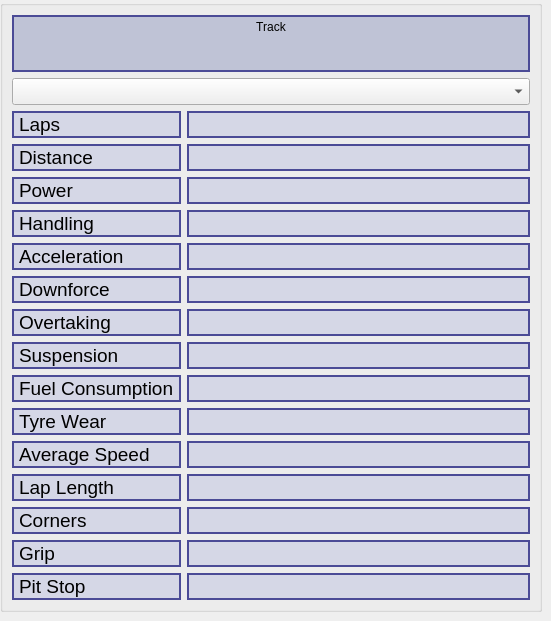
      <widget class="QWidget" name="TrackTab">
       <property name="contextMenuPolicy">
        <enum>Qt::PreventContextMenu</enum>
       </property>
       <property name="layoutDirection">
        <enum>Qt::LeftToRight</enum>
       </property>
       <property name="styleSheet">
        <string notr="true">QTableCornerButton {
	color: rgba(255, 255, 255, 0);
	alternate-background-color: rgba(255, 255, 255, 0);
	background-color: rgba(255, 255, 255, 0);
	border-color: rgba(255, 255, 255, 0);
	gridline-color: rgba(255, 255, 255, 0);
	selection-color: rgba(255, 255, 255, 0);
	selection-background-color: rgba(255, 255, 255, 0);
}

QHeaderView {
	gridline-color: rgba(25, 100, 25, 199);
	selection-color: rgba(50, 0, 150, 200);
	background: qlineargradient(x1: 0, y1: 0, x2: 0, y2: 1, stop: 0
	#6ea1f1, stop: 1 #567dbc);
	color: rgba(50, 0, 150, 200);
	border: 2px solid rgba(75, 75, 150, 150);
	padding: 1px
}

QLineEdit {
	background-color: rgba(200, 100, 100, 50);
}

QLineEdit:hover{
	color: rgb(35, 35, 75);
	border: 2px solid rgb(75, 75, 150); 
	background-color: rgba(25, 150, 25, 101);
}

QLabel {
	font: 25 14pt &quot;Ubuntu&quot;;
	background-color: rgba(5, 25, 170, 25);
	border: 2px solid rgb(75, 75, 150); 
}</string>
       </property>
       <attribute name="title">
        <string>Track</string>
       </attribute>
       <widget class="TrackGroupBox" name="track_group_box">
        <property name="geometry">
         <rect>
          <x>0</x>
          <y>0</y>
          <width>542</width>
          <height>612</height>
         </rect>
        </property>
        <property name="sizePolicy">
         <sizepolicy hsizetype="Preferred" vsizetype="Preferred">
          <horstretch>0</horstretch>
          <verstretch>0</verstretch>
         </sizepolicy>
        </property>
        <property name="minimumSize">
         <size>
          <width>542</width>
          <height>612</height>
         </size>
        </property>
        <property name="baseSize">
         <size>
          <width>0</width>
          <height>0</height>
         </size>
        </property>
        <property name="font">
         <font>
          <pointsize>20</pointsize>
         </font>
        </property>
        <property name="mouseTracking">
         <bool>true</bool>
        </property>
        <property name="focusPolicy">
         <enum>Qt::NoFocus</enum>
        </property>
        <property name="contextMenuPolicy">
         <enum>Qt::PreventContextMenu</enum>
        </property>
        <property name="title">
         <string/>
        </property>
        <property name="alignment">
         <set>Qt::AlignCenter</set>
        </property>
        <property name="flat">
         <bool>false</bool>
        </property>
        <layout class="QHBoxLayout" name="horizontalLayout_5" stretch="3">
         <property name="sizeConstraint">
          <enum>QLayout::SetDefaultConstraint</enum>
         </property>
         <item>
          <layout class="QVBoxLayout" name="verticalLayout_3">
           <property name="sizeConstraint">
            <enum>QLayout::SetDefaultConstraint</enum>
           </property>
           <item>
            <widget class="QLabel" name="track_list_label">
             <property name="styleSheet">
              <string notr="true">QLabel {
	font: 25 14pt &quot;Ubuntu&quot;;
	background-color: rgba(5, 25, 120, 50);
}</string>
             </property>
             <property name="text">
              <string>Track</string>
             </property>
             <property name="alignment">
              <set>Qt::AlignHCenter|Qt::AlignTop</set>
             </property>
            </widget>
           </item>
           <item>
            <widget class="QComboBox" name="track_list_combo_box">
             <property name="font">
              <font>
               <pointsize>12</pointsize>
              </font>
             </property>
             <property name="focusPolicy">
              <enum>Qt::TabFocus</enum>
             </property>
            </widget>
           </item>
           <item>
            <layout class="QHBoxLayout" name="horizontalLayout">
             <property name="sizeConstraint">
              <enum>QLayout::SetMinimumSize</enum>
             </property>
             <item>
              <layout class="QVBoxLayout" name="verticalLayout">
               <property name="sizeConstraint">
                <enum>QLayout::SetMinimumSize</enum>
               </property>
               <item>
                <widget class="QLabel" name="laps_text">
                 <property name="font">
                  <font>
                   <family>Ubuntu</family>
                   <pointsize>14</pointsize>
                   <weight>3</weight>
                   <italic>false</italic>
                   <bold>false</bold>
                  </font>
                 </property>
                 <property name="text">
                  <string>Laps</string>
                 </property>
                </widget>
               </item>
               <item>
                <widget class="QLabel" name="distance_text">
                 <property name="font">
                  <font>
                   <family>Ubuntu</family>
                   <pointsize>14</pointsize>
                   <weight>3</weight>
                   <italic>false</italic>
                   <bold>false</bold>
                  </font>
                 </property>
                 <property name="text">
                  <string>Distance</string>
                 </property>
                </widget>
               </item>
               <item>
                <widget class="QLabel" name="power_text">
                 <property name="font">
                  <font>
                   <family>Ubuntu</family>
                   <pointsize>14</pointsize>
                   <weight>3</weight>
                   <italic>false</italic>
                   <bold>false</bold>
                  </font>
                 </property>
                 <property name="text">
                  <string>Power</string>
                 </property>
                </widget>
               </item>
               <item>
                <widget class="QLabel" name="handling_text">
                 <property name="font">
                  <font>
                   <family>Ubuntu</family>
                   <pointsize>14</pointsize>
                   <weight>3</weight>
                   <italic>false</italic>
                   <bold>false</bold>
                  </font>
                 </property>
                 <property name="text">
                  <string>Handling</string>
                 </property>
                </widget>
               </item>
               <item>
                <widget class="QLabel" name="acceleration_text">
                 <property name="font">
                  <font>
                   <family>Ubuntu</family>
                   <pointsize>14</pointsize>
                   <weight>3</weight>
                   <italic>false</italic>
                   <bold>false</bold>
                  </font>
                 </property>
                 <property name="text">
                  <string>Acceleration</string>
                 </property>
                </widget>
               </item>
               <item>
                <widget class="QLabel" name="downforce_text">
                 <property name="font">
                  <font>
                   <family>Ubuntu</family>
                   <pointsize>14</pointsize>
                   <weight>3</weight>
                   <italic>false</italic>
                   <bold>false</bold>
                  </font>
                 </property>
                 <property name="text">
                  <string>Downforce</string>
                 </property>
                </widget>
               </item>
               <item>
                <widget class="QLabel" name="overtaking_text">
                 <property name="font">
                  <font>
                   <family>Ubuntu</family>
                   <pointsize>14</pointsize>
                   <weight>3</weight>
                   <italic>false</italic>
                   <bold>false</bold>
                  </font>
                 </property>
                 <property name="text">
                  <string>Overtaking</string>
                 </property>
                </widget>
               </item>
               <item>
                <widget class="QLabel" name="suspension_text">
                 <property name="font">
                  <font>
                   <family>Ubuntu</family>
                   <pointsize>14</pointsize>
                   <weight>3</weight>
                   <italic>false</italic>
                   <bold>false</bold>
                  </font>
                 </property>
                 <property name="text">
                  <string>Suspension</string>
                 </property>
                </widget>
               </item>
               <item>
                <widget class="QLabel" name="fuel_consumption_text">
                 <property name="font">
                  <font>
                   <family>Ubuntu</family>
                   <pointsize>14</pointsize>
                   <weight>3</weight>
                   <italic>false</italic>
                   <bold>false</bold>
                  </font>
                 </property>
                 <property name="text">
                  <string>Fuel Consumption</string>
                 </property>
                </widget>
               </item>
               <item>
                <widget class="QLabel" name="tyre_wear_text">
                 <property name="font">
                  <font>
                   <family>Ubuntu</family>
                   <pointsize>14</pointsize>
                   <weight>3</weight>
                   <italic>false</italic>
                   <bold>false</bold>
                  </font>
                 </property>
                 <property name="text">
                  <string>Tyre Wear</string>
                 </property>
                </widget>
               </item>
               <item>
                <widget class="QLabel" name="avg_speed_text">
                 <property name="font">
                  <font>
                   <family>Ubuntu</family>
                   <pointsize>14</pointsize>
                   <weight>3</weight>
                   <italic>false</italic>
                   <bold>false</bold>
                  </font>
                 </property>
                 <property name="text">
                  <string>Average Speed</string>
                 </property>
                </widget>
               </item>
               <item>
                <widget class="QLabel" name="lap_length_text">
                 <property name="font">
                  <font>
                   <family>Ubuntu</family>
                   <pointsize>14</pointsize>
                   <weight>3</weight>
                   <italic>false</italic>
                   <bold>false</bold>
                  </font>
                 </property>
                 <property name="text">
                  <string>Lap Length</string>
                 </property>
                </widget>
               </item>
               <item>
                <widget class="QLabel" name="corners_text">
                 <property name="font">
                  <font>
                   <family>Ubuntu</family>
                   <pointsize>14</pointsize>
                   <weight>3</weight>
                   <italic>false</italic>
                   <bold>false</bold>
                  </font>
                 </property>
                 <property name="text">
                  <string>Corners</string>
                 </property>
                </widget>
               </item>
               <item>
                <widget class="QLabel" name="grip_text">
                 <property name="font">
                  <font>
                   <family>Ubuntu</family>
                   <pointsize>14</pointsize>
                   <weight>3</weight>
                   <italic>false</italic>
                   <bold>false</bold>
                  </font>
                 </property>
                 <property name="text">
                  <string>Grip</string>
                 </property>
                </widget>
               </item>
               <item>
                <widget class="QLabel" name="pit_stop_text">
                 <property name="font">
                  <font>
                   <family>Ubuntu</family>
                   <pointsize>14</pointsize>
                   <weight>3</weight>
                   <italic>false</italic>
                   <bold>false</bold>
                  </font>
                 </property>
                 <property name="text">
                  <string>Pit Stop</string>
                 </property>
                </widget>
               </item>
              </layout>
             </item>
             <item>
              <layout class="QVBoxLayout" name="verticalLayout_2">
               <item>
                <widget class="QLabel" name="laps_value">
                 <property name="sizePolicy">
                  <sizepolicy hsizetype="MinimumExpanding" vsizetype="Preferred">
                   <horstretch>0</horstretch>
                   <verstretch>0</verstretch>
                  </sizepolicy>
                 </property>
                 <property name="font">
                  <font>
                   <family>Ubuntu</family>
                   <pointsize>14</pointsize>
                   <weight>3</weight>
                   <italic>false</italic>
                   <bold>false</bold>
                  </font>
                 </property>
                 <property name="text">
                  <string/>
                 </property>
                 <property name="alignment">
                  <set>Qt::AlignLeading|Qt::AlignLeft|Qt::AlignVCenter</set>
                 </property>
                </widget>
               </item>
               <item>
                <widget class="QLabel" name="distance_value">
                 <property name="sizePolicy">
                  <sizepolicy hsizetype="MinimumExpanding" vsizetype="Preferred">
                   <horstretch>0</horstretch>
                   <verstretch>0</verstretch>
                  </sizepolicy>
                 </property>
                 <property name="font">
                  <font>
                   <family>Ubuntu</family>
                   <pointsize>14</pointsize>
                   <weight>3</weight>
                   <italic>false</italic>
                   <bold>false</bold>
                  </font>
                 </property>
                 <property name="text">
                  <string/>
                 </property>
                 <property name="alignment">
                  <set>Qt::AlignLeading|Qt::AlignLeft|Qt::AlignVCenter</set>
                 </property>
                </widget>
               </item>
               <item>
                <widget class="QLabel" name="power_value">
                 <property name="sizePolicy">
                  <sizepolicy hsizetype="MinimumExpanding" vsizetype="Preferred">
                   <horstretch>0</horstretch>
                   <verstretch>0</verstretch>
                  </sizepolicy>
                 </property>
                 <property name="font">
                  <font>
                   <family>Ubuntu</family>
                   <pointsize>14</pointsize>
                   <weight>3</weight>
                   <italic>false</italic>
                   <bold>false</bold>
                  </font>
                 </property>
                 <property name="text">
                  <string/>
                 </property>
                 <property name="alignment">
                  <set>Qt::AlignLeading|Qt::AlignLeft|Qt::AlignVCenter</set>
                 </property>
                </widget>
               </item>
               <item>
                <widget class="QLabel" name="handling_value">
                 <property name="sizePolicy">
                  <sizepolicy hsizetype="MinimumExpanding" vsizetype="Preferred">
                   <horstretch>0</horstretch>
                   <verstretch>0</verstretch>
                  </sizepolicy>
                 </property>
                 <property name="font">
                  <font>
                   <family>Ubuntu</family>
                   <pointsize>14</pointsize>
                   <weight>3</weight>
                   <italic>false</italic>
                   <bold>false</bold>
                  </font>
                 </property>
                 <property name="text">
                  <string/>
                 </property>
                 <property name="alignment">
                  <set>Qt::AlignLeading|Qt::AlignLeft|Qt::AlignVCenter</set>
                 </property>
                </widget>
               </item>
               <item>
                <widget class="QLabel" name="acceleration_value">
                 <property name="sizePolicy">
                  <sizepolicy hsizetype="MinimumExpanding" vsizetype="Preferred">
                   <horstretch>0</horstretch>
                   <verstretch>0</verstretch>
                  </sizepolicy>
                 </property>
                 <property name="font">
                  <font>
                   <family>Ubuntu</family>
                   <pointsize>14</pointsize>
                   <weight>3</weight>
                   <italic>false</italic>
                   <bold>false</bold>
                  </font>
                 </property>
                 <property name="text">
                  <string/>
                 </property>
                 <property name="alignment">
                  <set>Qt::AlignLeading|Qt::AlignLeft|Qt::AlignVCenter</set>
                 </property>
                </widget>
               </item>
               <item>
                <widget class="QLabel" name="downforce_value">
                 <property name="sizePolicy">
                  <sizepolicy hsizetype="MinimumExpanding" vsizetype="Preferred">
                   <horstretch>0</horstretch>
                   <verstretch>0</verstretch>
                  </sizepolicy>
                 </property>
                 <property name="font">
                  <font>
                   <family>Ubuntu</family>
                   <pointsize>14</pointsize>
                   <weight>3</weight>
                   <italic>false</italic>
                   <bold>false</bold>
                  </font>
                 </property>
                 <property name="text">
                  <string/>
                 </property>
                 <property name="alignment">
                  <set>Qt::AlignLeading|Qt::AlignLeft|Qt::AlignVCenter</set>
                 </property>
                </widget>
               </item>
               <item>
                <widget class="QLabel" name="overtaking_value">
                 <property name="sizePolicy">
                  <sizepolicy hsizetype="MinimumExpanding" vsizetype="Preferred">
                   <horstretch>0</horstretch>
                   <verstretch>0</verstretch>
                  </sizepolicy>
                 </property>
                 <property name="font">
                  <font>
                   <family>Ubuntu</family>
                   <pointsize>14</pointsize>
                   <weight>3</weight>
                   <italic>false</italic>
                   <bold>false</bold>
                  </font>
                 </property>
                 <property name="text">
                  <string/>
                 </property>
                 <property name="alignment">
                  <set>Qt::AlignLeading|Qt::AlignLeft|Qt::AlignVCenter</set>
                 </property>
                </widget>
               </item>
               <item>
                <widget class="QLabel" name="suspension_value">
                 <property name="sizePolicy">
                  <sizepolicy hsizetype="MinimumExpanding" vsizetype="Preferred">
                   <horstretch>0</horstretch>
                   <verstretch>0</verstretch>
                  </sizepolicy>
                 </property>
                 <property name="font">
                  <font>
                   <family>Ubuntu</family>
                   <pointsize>14</pointsize>
                   <weight>3</weight>
                   <italic>false</italic>
                   <bold>false</bold>
                  </font>
                 </property>
                 <property name="text">
                  <string/>
                 </property>
                 <property name="alignment">
                  <set>Qt::AlignLeading|Qt::AlignLeft|Qt::AlignVCenter</set>
                 </property>
                </widget>
               </item>
               <item>
                <widget class="QLabel" name="fuel_consumption_value">
                 <property name="sizePolicy">
                  <sizepolicy hsizetype="MinimumExpanding" vsizetype="Preferred">
                   <horstretch>0</horstretch>
                   <verstretch>0</verstretch>
                  </sizepolicy>
                 </property>
                 <property name="font">
                  <font>
                   <family>Ubuntu</family>
                   <pointsize>14</pointsize>
                   <weight>3</weight>
                   <italic>false</italic>
                   <bold>false</bold>
                  </font>
                 </property>
                 <property name="text">
                  <string/>
                 </property>
                 <property name="alignment">
                  <set>Qt::AlignLeading|Qt::AlignLeft|Qt::AlignVCenter</set>
                 </property>
                </widget>
               </item>
               <item>
                <widget class="QLabel" name="tyre_wear_value">
                 <property name="sizePolicy">
                  <sizepolicy hsizetype="MinimumExpanding" vsizetype="Preferred">
                   <horstretch>0</horstretch>
                   <verstretch>0</verstretch>
                  </sizepolicy>
                 </property>
                 <property name="font">
                  <font>
                   <family>Ubuntu</family>
                   <pointsize>14</pointsize>
                   <weight>3</weight>
                   <italic>false</italic>
                   <bold>false</bold>
                  </font>
                 </property>
                 <property name="text">
                  <string/>
                 </property>
                 <property name="alignment">
                  <set>Qt::AlignLeading|Qt::AlignLeft|Qt::AlignVCenter</set>
                 </property>
                </widget>
               </item>
               <item>
                <widget class="QLabel" name="avg_speed_value">
                 <property name="sizePolicy">
                  <sizepolicy hsizetype="MinimumExpanding" vsizetype="Preferred">
                   <horstretch>0</horstretch>
                   <verstretch>0</verstretch>
                  </sizepolicy>
                 </property>
                 <property name="font">
                  <font>
                   <family>Ubuntu</family>
                   <pointsize>14</pointsize>
                   <weight>3</weight>
                   <italic>false</italic>
                   <bold>false</bold>
                  </font>
                 </property>
                 <property name="text">
                  <string/>
                 </property>
                 <property name="alignment">
                  <set>Qt::AlignLeading|Qt::AlignLeft|Qt::AlignVCenter</set>
                 </property>
                </widget>
               </item>
               <item>
                <widget class="QLabel" name="lap_length_value">
                 <property name="sizePolicy">
                  <sizepolicy hsizetype="MinimumExpanding" vsizetype="Preferred">
                   <horstretch>0</horstretch>
                   <verstretch>0</verstretch>
                  </sizepolicy>
                 </property>
                 <property name="font">
                  <font>
                   <family>Ubuntu</family>
                   <pointsize>14</pointsize>
                   <weight>3</weight>
                   <italic>false</italic>
                   <bold>false</bold>
                  </font>
                 </property>
                 <property name="text">
                  <string/>
                 </property>
                 <property name="alignment">
                  <set>Qt::AlignLeading|Qt::AlignLeft|Qt::AlignVCenter</set>
                 </property>
                </widget>
               </item>
               <item>
                <widget class="QLabel" name="corners_value">
                 <property name="sizePolicy">
                  <sizepolicy hsizetype="MinimumExpanding" vsizetype="Preferred">
                   <horstretch>0</horstretch>
                   <verstretch>0</verstretch>
                  </sizepolicy>
                 </property>
                 <property name="font">
                  <font>
                   <family>Ubuntu</family>
                   <pointsize>14</pointsize>
                   <weight>3</weight>
                   <italic>false</italic>
                   <bold>false</bold>
                  </font>
                 </property>
                 <property name="text">
                  <string/>
                 </property>
                 <property name="alignment">
                  <set>Qt::AlignLeading|Qt::AlignLeft|Qt::AlignVCenter</set>
                 </property>
                </widget>
               </item>
               <item>
                <widget class="QLabel" name="grip_value">
                 <property name="sizePolicy">
                  <sizepolicy hsizetype="MinimumExpanding" vsizetype="Preferred">
                   <horstretch>0</horstretch>
                   <verstretch>0</verstretch>
                  </sizepolicy>
                 </property>
                 <property name="font">
                  <font>
                   <family>Ubuntu</family>
                   <pointsize>14</pointsize>
                   <weight>3</weight>
                   <italic>false</italic>
                   <bold>false</bold>
                  </font>
                 </property>
                 <property name="text">
                  <string/>
                 </property>
                 <property name="alignment">
                  <set>Qt::AlignLeading|Qt::AlignLeft|Qt::AlignVCenter</set>
                 </property>
                </widget>
               </item>
               <item>
                <widget class="QLabel" name="pit_stop_value">
                 <property name="sizePolicy">
                  <sizepolicy hsizetype="MinimumExpanding" vsizetype="Preferred">
                   <horstretch>0</horstretch>
                   <verstretch>0</verstretch>
                  </sizepolicy>
                 </property>
                 <property name="font">
                  <font>
                   <family>Ubuntu</family>
                   <pointsize>14</pointsize>
                   <weight>3</weight>
                   <italic>false</italic>
                   <bold>false</bold>
                  </font>
                 </property>
                 <property name="text">
                  <string/>
                 </property>
                 <property name="alignment">
                  <set>Qt::AlignLeading|Qt::AlignLeft|Qt::AlignVCenter</set>
                 </property>
                </widget>
               </item>
              </layout>
             </item>
            </layout>
           </item>
          </layout>
         </item>
        </layout>
       </widget>
      </widget>
